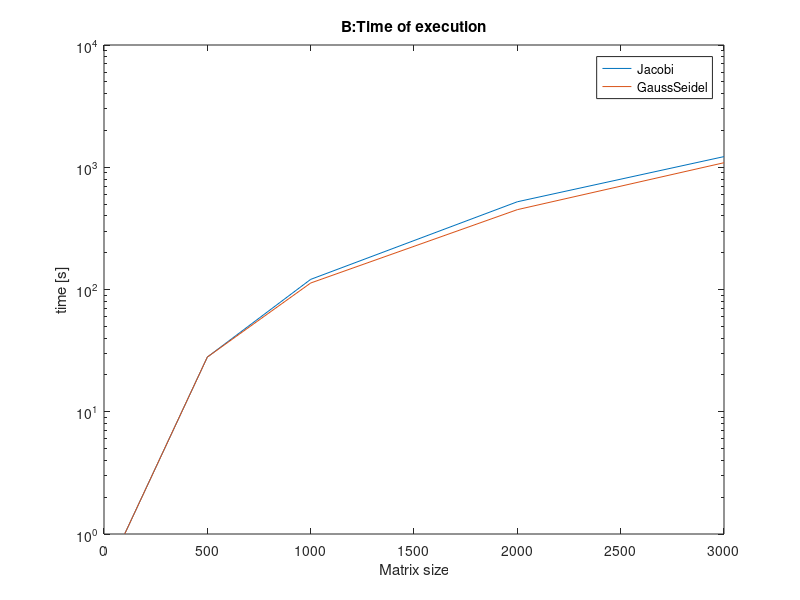

Here is the MATLAB script that generated this plot:
clc
clear all
close all

N = [100, 500, 1000, 2000, 3000];

GaussSeidel = csvread('GaussSeidel.csv')
Jacobi = csvread('Jacobi.csv')

semilogy(N, GaussSeidel);
hold on
semilogy(N, Jacobi);
legend('Jacobi', 'GaussSeidel');
title("B:Time of execution");
ylabel("time [s]");
xlabel("Matrix size");
hold off
saveas(gcf, '/home/mikibak/matrix-operations-cpp/plots/iteracje.png');
